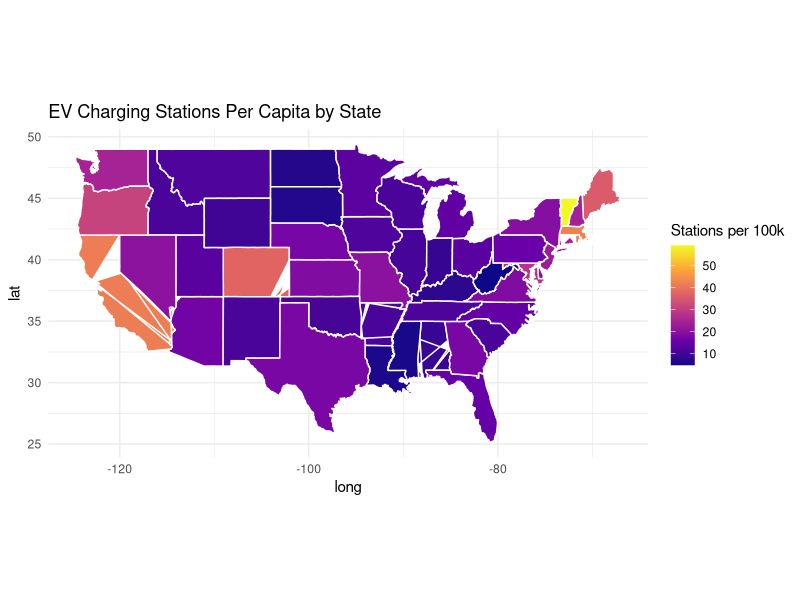
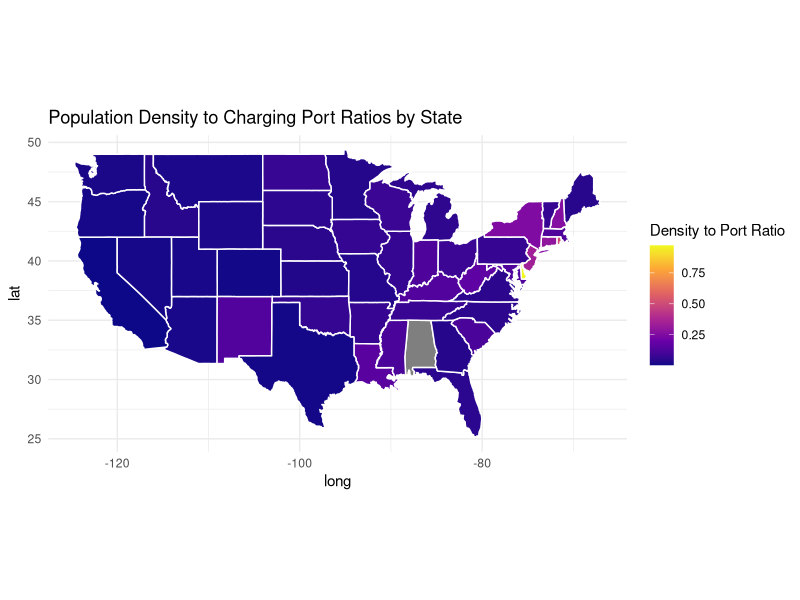
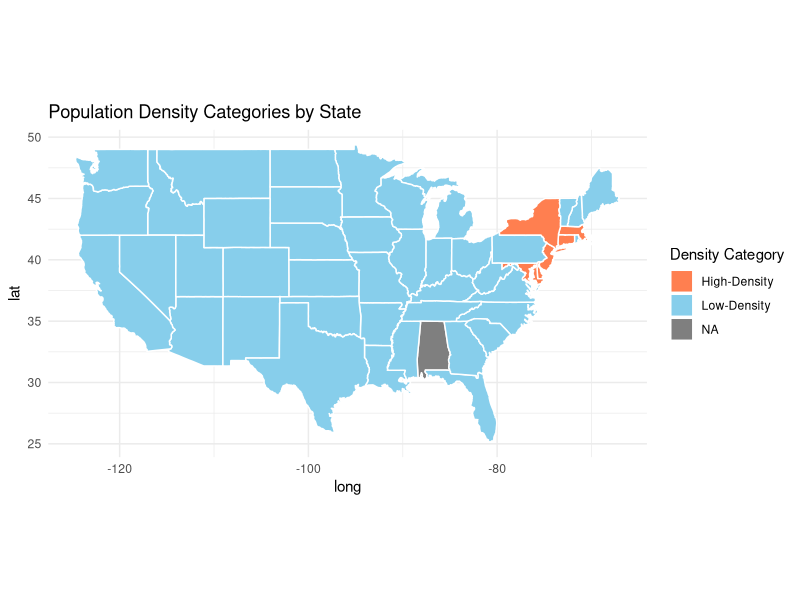
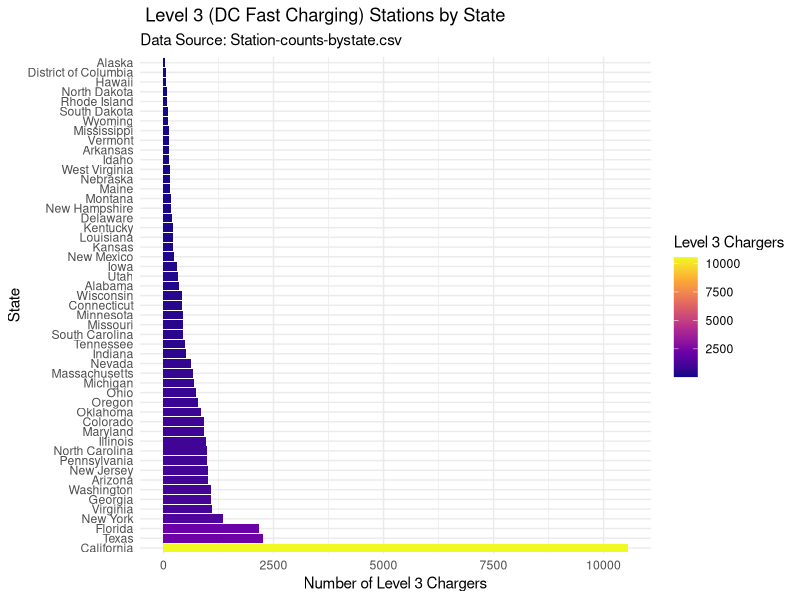

Write the R code that produced these figures, in order.
## ---- chunk 1
#| echo: true
#| code-fold: true
#| code-summary: "Click to Show/Hide Code"

library(tidyverse)
library(ggplot2)
library(maps)

# Note: Data below was originally extracted from two CSV files:
# 1. /Users/mussakone/STA9750-2024-FALL/Station-counts-bystate.csv for EV station counts.
# 2. /Users/mussakone/STA9750-2024-FALL/US_States_Population_and_Land_Area.csv for population and land area.
# The data is presented here via textConnection for simplification in this script.
data_frame <- read.csv(textConnection("
State,Stations,Population,Land_Area
Alabama,424,5024279,52420
Alaska,65,733391,571951
Arizona,1198,7151502,113990
Arkansas,334,3011524,53179
California,16381,39538223,155779
Colorado,2165,5773714,103642
Connecticut,865,3605944,4845
Delaware,197,989948,1949
Florida,3430,23002597,53625
Georgia,1886,10711908,57906
Hawaii,384,1455271,6423
Idaho,205,1839106,82743
Illinois,1337,12812508,55519
Indiana,565,6785528,35826
Iowa,371,3190369,55857
Kansas,547,2937880,81823
Kentucky,328,4505836,39486
Louisiana,265,4657757,43204
Maine,486,1362359,30843
Maryland,1726,6177224,9707
Massachusetts,2965,7029917,7800
Michigan,1447,10077331,56539
Minnesota,773,5706494,79627
Mississippi,163,2961279,46923
Missouri,1240,6160281,68895
Montana,126,1084225,145546
Nebraska,339,1961504,76824
Nevada,630,3104614,109781
New Hampshire,330,1377529,8953
New Jersey,2107,9288994,7355
New Mexico,236,2117522,22591
New York,3898,20201249,7354
North Carolina,1522,10439388,47214
North Dakota,51,779094,53819
Ohio,1561,11799448,40948
Oklahoma,418,3959353,44826
Oregon,1316,4237256,95988
Pennsylvania,2045,13002700,44817
Rhode Island,441,1097379,2676
South Carolina,559,5118425,32020
South Dakota,56,886667,75811
Tennessee,785,6910840,41235
Texas,5132,29145505,261232
Utah,433,3271616,82170
Vermont,381,643077,9616
Virginia,1619,8631393,39490
Washington,1885,7705281,66456
West Virginia,86,1793716,24038
Wisconsin,646,5893718,54310
Wyoming,56,576851,97093
"))

# Calculate per capita and per square mile values
data_frame <- data_frame %>%
  mutate(
    Stations_Per_Capita = (Stations / Population) * 100000,
    Stations_Per_Square_Mile = Stations / Land_Area
  )

# Create a summary table
summary_table <- data_frame %>%
  select(State, Stations_Per_Capita, Stations_Per_Square_Mile) %>%
  arrange(desc(Stations_Per_Capita))

# Print the summary table
print(summary_table)

# Map visualization
us_states <- map_data("state")
data_frame$region <- tolower(data_frame$State)

map_data <- merge(us_states, data_frame, by = "region")

ggplot(map_data, aes(long, lat, group = group, fill = Stations_Per_Capita)) +
  geom_polygon(color = "white") +
  coord_fixed(1.3) +
  scale_fill_viridis_c(option = "C") +
  labs(title = "EV Charging Stations Per Capita by State", fill = "Stations per 100k") +
  theme_minimal()

## ---- chunk 2
#| echo: true
#| code-fold: true
#| code-summary: "Click to Show/Hide Code"


# Load necessary libraries
library(dplyr)
library(knitr)
library(kableExtra)

# Set the working directory (adjust this to your folder)
setwd("/Users/mussakone/STA9750-2024-FALL")  

# Read the CSV files
ev_reg_data <- read.csv("ev_registration_counts_by_state.csv")
station_counts_data <- read.csv("Station-counts-bystate.csv", skip = 3)

# Clean and prepare EV Registration data
ev_reg_data <- ev_reg_data %>%
  slice(3:n()) %>%  # Remove irrelevant rows
  select(State = 2, Registration_Count = 3) %>%  # Select relevant columns
  mutate(Registration_Count = as.numeric(gsub("[^0-9]", "", Registration_Count))) %>%  # Clean and convert to numeric
  filter(!is.na(Registration_Count))

# Clean and prepare Station Counts data
station_counts_data <- station_counts_data %>%
  slice(4:n()) %>%  # Remove irrelevant rows
  select(State = 1, Electrica = 5) %>%  # Select relevant columns
  mutate(
    Charging_Outlets = as.numeric(gsub(",", "", sub(".*\\|\\s*", "", Electrica)))
  ) %>%  # Extract and clean charging outlets
  filter(!is.na(Charging_Outlets))

# Merge the datasets
merged_data <- ev_reg_data %>%
  inner_join(station_counts_data, by = "State") %>%
  mutate(EV_to_Port_Ratio = Registration_Count / Charging_Outlets) %>%  # Calculate the ratio
  arrange(desc(EV_to_Port_Ratio))  # Sort by ratio

# Create and display the table
kable(merged_data, caption = "Ratios of EV Registrations to Charging Ports by State") %>%
  kable_styling(bootstrap_options = c("striped", "hover", "condensed", "responsive"))
## ---- chunk 3
#| echo: true
#| code-fold: true
#| code-summary: "Click to Show/Hide Code"

# Load necessary libraries
library(dplyr)
library(knitr)
library(kableExtra)
library(ggplot2)
library(maps)

# Read the datasets
population_data <- read.csv("US_States_Population_and_Land_Area.csv")
station_counts_data <- read.csv("Station-counts-bystate.csv", skip = 3)

# Clean and prepare population data
population_data <- population_data %>%
  rename(State = State, Population = Population, Land_Area = Land_Area) %>%
  mutate(Population_Density = Population / Land_Area)  # Calculate population density

# Clean and prepare station counts data
station_counts_data <- station_counts_data %>%
  slice(4:n()) %>%  # Skip the header rows
  select(State = 1, Electrica = 5) %>%  # Select relevant columns
  mutate(
    # Extract the second number from the Electrica column for Charging Outlets
    Charging_Outlets = as.numeric(gsub(",", "", sub("^[^|]*\\|\\s*([0-9,]+).*", "\\1", Electrica)))
  ) %>%
  filter(!is.na(Charging_Outlets)) %>%  # Remove rows with missing outlet data
  select(State, Charging_Outlets)

# Verify the extracted Charging Outlets
print(station_counts_data)

# Merge datasets by State
merged_data <- population_data %>%
  inner_join(station_counts_data, by = "State") %>%
  mutate(
    Density_to_Port_Ratio = Population_Density / Charging_Outlets,  # Calculate the ratio
    Density_Category = ifelse(Population_Density >= 500, "High-Density", "Low-Density")  # Classify states
  )

# Create a summary table with results for each state
state_summary_table <- merged_data %>%
  select(State, Population_Density, Charging_Outlets, Density_to_Port_Ratio, Density_Category) %>%
  arrange(desc(Density_to_Port_Ratio))

# Display the table
kable(state_summary_table, caption = "Population Density to Charging Port Ratios by State and Category") %>%
  kable_styling(bootstrap_options = c("striped", "hover", "condensed", "responsive"))

# Prepare data for mapping
us_states <- map_data("state")
map_data <- us_states %>%
  left_join(merged_data %>% mutate(region = tolower(State)), by = "region")

# Create a map to visualize the Density to Port Ratios
ggplot(map_data, aes(long, lat, group = group, fill = Density_to_Port_Ratio)) +
  geom_polygon(color = "white") +
  coord_fixed(1.3) +
  scale_fill_viridis_c(option = "C", name = "Density to Port Ratio") +
  labs(title = "Population Density to Charging Port Ratios by State") +
  theme_minimal()

#  Create a map showing density categories
ggplot(map_data, aes(long, lat, group = group, fill = Density_Category)) +
  geom_polygon(color = "white") +
  coord_fixed(1.3) +
  scale_fill_manual(values = c("Low-Density" = "skyblue", "High-Density" = "coral"), name = "Density Category") +
  labs(title = "Population Density Categories by State") +
  theme_minimal()
## ---- chunk 4
#| echo: true
#| code-fold: true
#| code-summary: "Click to Show/Hide Code"

# Load necessary libraries
library(dplyr)
library(ggplot2)
library(knitr)
library(kableExtra)

#  Level 3 charger data manually extracted from the "Station-counts-bystate.csv" file
level_3_data <- data.frame(
  State = c(
    "Alabama", "Alaska", "Arizona", "Arkansas", "California", "Colorado", "Connecticut", 
    "Delaware", "District of Columbia", "Florida", "Georgia", "Hawaii", "Idaho", "Illinois", 
    "Indiana", "Iowa", "Kansas", "Kentucky", "Louisiana", "Maine", "Maryland", "Massachusetts", 
    "Michigan", "Minnesota", "Mississippi", "Missouri", "Montana", "Nebraska", "Nevada", 
    "New Hampshire", "New Jersey", "New Mexico", "New York", "North Carolina", "North Dakota", 
    "Ohio", "Oklahoma", "Oregon", "Pennsylvania", "Rhode Island", "South Carolina", "South Dakota", 
    "Tennessee", "Texas", "Utah", "Vermont", "Virginia", "Washington", "West Virginia", 
    "Wisconsin", "Wyoming"
  ),
  Level_3_Chargers = c(
    357, 34, 1019, 121, 10548, 928, 417, 197, 51, 2164, 1089, 68, 136, 970, 
    508, 307, 222, 208, 219, 153, 929, 666, 
    703, 438, 115, 440, 164, 153, 624, 
    177, 1003, 244, 1359, 979, 88, 
    748, 843, 790, 997, 91, 453, 103, 
    479, 2257, 332, 119, 1104, 1074, 141, 
    414, 108
  )
)

# Display the data as a table with a note about the source
kable(level_3_data, caption = "Corrected Number of Level 3 (DC Fast Charging) Stations by State (Data Source: Station-counts-bystate.csv)") %>%
  kable_styling(bootstrap_options = c("striped", "hover", "condensed", "responsive"))

# Create a bar chart for Level 3 chargers by state
ggplot(level_3_data, aes(x = reorder(State, -Level_3_Chargers), y = Level_3_Chargers, fill = Level_3_Chargers)) +
  geom_bar(stat = "identity") +
  coord_flip() +  # Flip the axes for better readability
  scale_fill_viridis_c(option = "C", name = "Level 3 Chargers") +
  labs(
    title = " Level 3 (DC Fast Charging) Stations by State",
    subtitle = "Data Source: Station-counts-bystate.csv",
    x = "State",
    y = "Number of Level 3 Chargers"
  ) +
  theme_minimal()
## ---- chunk 5
#| echo: true
#| code-fold: true
#| code-summary: "Click to Show/Hide Code"

# Load necessary libraries
library(dplyr)
library(knitr)
library(kableExtra)


# The mean elevation data was obtained from the United States Geological Survey (USGS) - National Map.
# Source: https://www.usgs.gov/the-national-map

# Load Station-counts-bystate.csv (source: Project CSV)
station_data <- read.csv("Station-counts-bystate.csv", skip = 3)

# Extract total charging stations (first number in the Electrica column)
station_data <- station_data %>%
  select(State = 1, Electrica = 5) %>%  # Select relevant columns
  mutate(
    Total_Stations = as.numeric(gsub(",", "", sapply(strsplit(Electrica, "\\|"), function(x) trimws(x[1]))))
  ) %>%
  select(State, Total_Stations)  # Keep only necessary columns

# Elevation and Urban/Rural Data (from USGS National Map)
geo_data <- data.frame(
  State = c(
    "Alabama", "Alaska", "Arizona", "Arkansas", "California", "Colorado", "Connecticut", 
    "Delaware", "Florida", "Georgia", "Hawaii", "Idaho", "Illinois", "Indiana", "Iowa", 
    "Kansas", "Kentucky", "Louisiana", "Maine", "Maryland", "Massachusetts", "Michigan", 
    "Minnesota", "Mississippi", "Missouri", "Montana", "Nebraska", "Nevada", "New Hampshire", 
    "New Jersey", "New Mexico", "New York", "North Carolina", "North Dakota", "Ohio", 
    "Oklahoma", "Oregon", "Pennsylvania", "Rhode Island", "South Carolina", "South Dakota", 
    "Tennessee", "Texas", "Utah", "Vermont", "Virginia", "Washington", "West Virginia", 
    "Wisconsin", "Wyoming"
  ),
  Mean_Elevation = c(
    500, 1900, 4100, 650, 2900, 6800, 500, 60, 100, 600, 3030, 5000, 600, 700, 1100, 2000, 
    750, 100, 600, 350, 500, 900, 1200, 300, 800, 3400, 2600, 5500, 1000, 250, 5700, 1000, 
    700, 1900, 850, 1300, 3300, 1100, 200, 350, 2200, 900, 1700, 6100, 1000, 950, 1700, 1500, 
    1050, 6700
  ),
  Urban_Rural = c(
    "Mix", "Rural", "Mix", "Rural", "Urban/Rural", "Rural", "Urban", "Urban", "Urban/Rural", 
    "Mix", "Mix", "Rural", "Mix", "Mix", "Rural", "Rural", "Mix", "Mix", "Rural", "Mix", 
    "Urban", "Mix", "Mix", "Rural", "Mix", "Rural", "Rural", "Mix", "Rural", "Urban", "Rural", 
    "Mix", "Mix", "Rural", "Mix", "Rural", "Mix", "Urban", "Mix", "Mix", "Mix", "Mix", 
    "Mix", "Mix", "Mix", "Mix", "Mix", "Mix", "Rural","Rural"
  )
)

# Ensure all vectors have 50 rows
stopifnot(length(geo_data$State) == length(geo_data$Mean_Elevation))
stopifnot(length(geo_data$State) == length(geo_data$Urban_Rural))

# Merge the station data with geographic data
merged_data <- geo_data %>%
  left_join(station_data, by = "State")

# Create a summary table
kable(merged_data, caption = "Charging Station Counts and Geographic Characteristics by State (Elevation Data from USGS)") %>%
  kable_styling(bootstrap_options = c("striped", "hover", "condensed", "responsive"))
